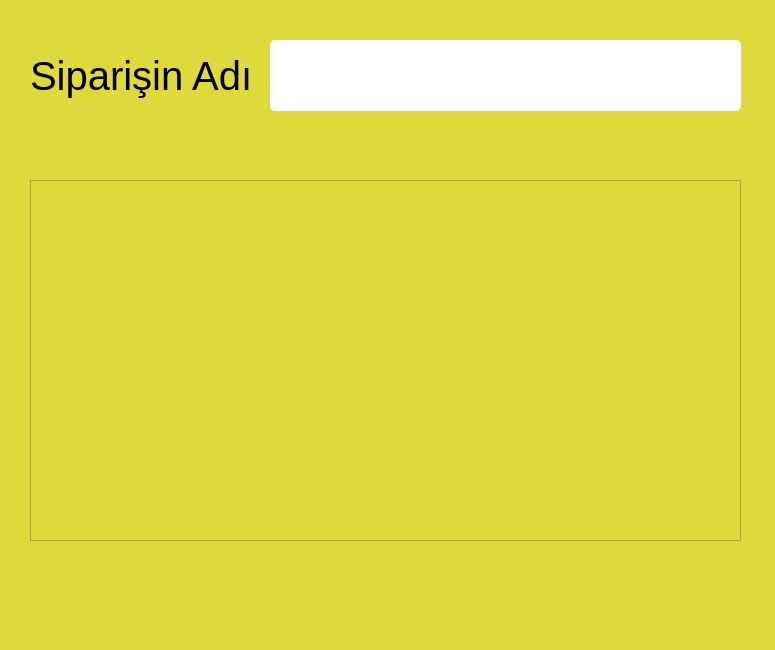
<?xml version="1.0" encoding="UTF-8"?>
<ui version="4.0">
 <class>MainWindow</class>
 <widget class="QMainWindow" name="MainWindow">
  <property name="geometry">
   <rect>
    <x>0</x>
    <y>0</y>
    <width>775</width>
    <height>650</height>
   </rect>
  </property>
  <property name="minimumSize">
   <size>
    <width>775</width>
    <height>650</height>
   </size>
  </property>
  <property name="maximumSize">
   <size>
    <width>775</width>
    <height>650</height>
   </size>
  </property>
  <property name="windowTitle">
   <string>MainWindow</string>
  </property>
  <property name="styleSheet">
   <string notr="true">background-color: rgb(249, 213, 255);
background-color: rgb(223, 218, 60);
backgroundcolor: qconicalgradient(cx:0, cy:0, angle:135, stop:0 rgba(255, 255, 0, 69), stop:0.375 rgba(255, 255, 0, 69), stop:0.423533 rgba(251, 255, 0, 145), stop:0.45 rgba(247, 255, 0, 208), stop:0.477581 rgba(255, 244, 71, 130), stop:0.518717 rgba(255, 218, 71, 130), stop:0.55 rgba(255, 255, 0, 255), stop:0.57754 rgba(255, 203, 0, 130), stop:0.625 rgba(255, 255, 0, 69), stop:1 rgba(255, 255, 0, 69));</string>
  </property>
  <widget class="QWidget" name="centralwidget">
   <widget class="QTableWidget" name="tableWidget">
    <property name="geometry">
     <rect>
      <x>30</x>
      <y>180</y>
      <width>711</width>
      <height>361</height>
     </rect>
    </property>
   </widget>
   <widget class="QLabel" name="label">
    <property name="geometry">
     <rect>
      <x>30</x>
      <y>40</y>
      <width>221</width>
      <height>71</height>
     </rect>
    </property>
    <property name="font">
     <font>
      <pointsize>30</pointsize>
     </font>
    </property>
    <property name="text">
     <string>Siparişin Adı</string>
    </property>
   </widget>
   <widget class="QTextEdit" name="textEdit">
    <property name="geometry">
     <rect>
      <x>270</x>
      <y>40</y>
      <width>471</width>
      <height>71</height>
     </rect>
    </property>
    <property name="font">
     <font>
      <pointsize>35</pointsize>
     </font>
    </property>
    <property name="styleSheet">
     <string notr="true">background-color: rgb(255, 255, 255);
border-radius: 5px;</string>
    </property>
   </widget>
  </widget>
  <widget class="QMenuBar" name="menubar">
   <property name="geometry">
    <rect>
     <x>0</x>
     <y>0</y>
     <width>775</width>
     <height>21</height>
    </rect>
   </property>
  </widget>
  <widget class="QStatusBar" name="statusbar"/>
 </widget>
 <resources/>
 <connections/>
</ui>
